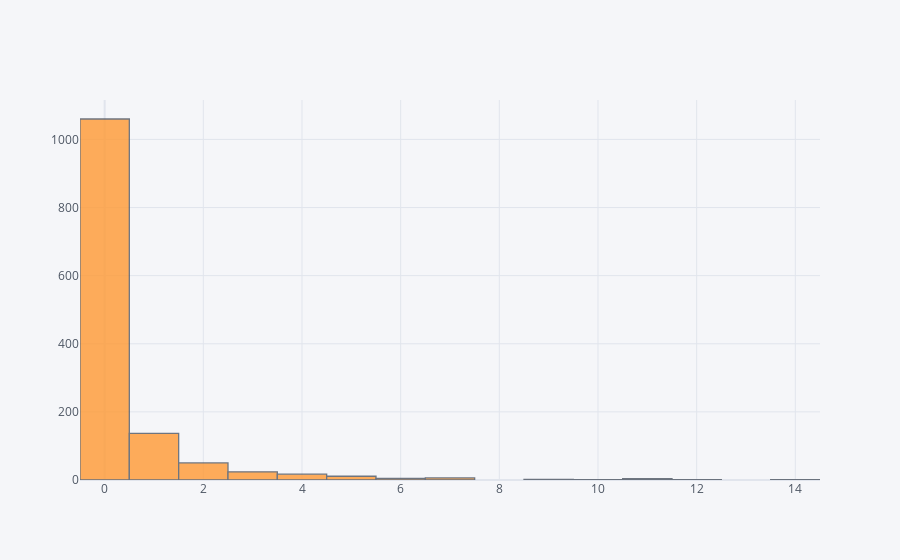

Here is the notebook cell this chart was saved with:
### Markdown cell above
We'll do the same histogram but using iplot. If you want thought highly better the histogram,you can do zoom on in.

### Code cell
df['reports'].iplot(kind='histogram');

### Figure 1 — Plotly figure (JSON) as saved in the notebook; plotly's stock layout.template omitted (floating-point values rounded to 4 significant figures; data arrays with more than 128 entries replaced by an {"elided": "..."} marker saying what was removed)
{"data": [{"histfunc": "count", "histnorm": "", "marker": {"color": "rgba(255, 153, 51, 1.0)", "line": {"color": "#4D5663", "width": 1.3}}, "name": "reports", "opacity": 0.8, "orientation": "v", "type": "histogram", "x": {"elided": "1319 int values"}}], "layout": {"barmode": "overlay", "legend": {"bgcolor": "#F5F6F9", "font": {"color": "#4D5663"}}, "paper_bgcolor": "#F5F6F9", "plot_bgcolor": "#F5F6F9", "title": {"font": {"color": "#4D5663"}}, "xaxis": {"gridcolor": "#E1E5ED", "showgrid": true, "tickfont": {"color": "#4D5663"}, "title": {"font": {"color": "#4D5663"}, "text": ""}, "zerolinecolor": "#E1E5ED"}, "yaxis": {"gridcolor": "#E1E5ED", "showgrid": true, "tickfont": {"color": "#4D5663"}, "title": {"font": {"color": "#4D5663"}, "text": ""}, "zerolinecolor": "#E1E5ED"}}}
